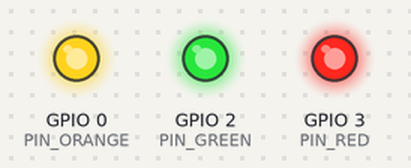
This sketch was run on a simulated ESP8266 (NodeMCU). Shown: output pins drawn as LEDs (lit = HIGH). WiFi joins after 1.5 s; servers stay silent unless stated; no MQTT or app messages arrive unless stated.

Above: at 0.1 s.
At 0.6 s:
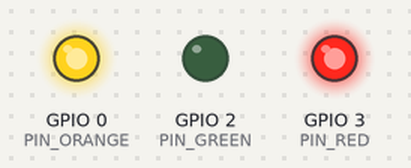
At 1.1 s:
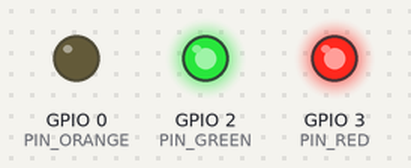
At 1.6 s:
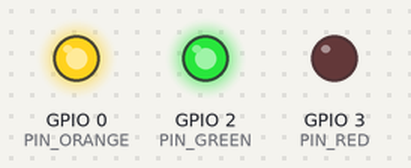
Timing chart, 0 to 3.1 s (numbered marks = the images above):
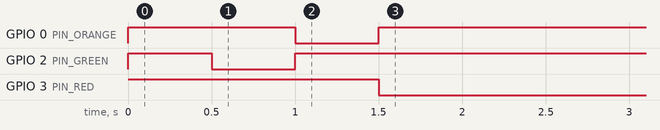

The sketch:

mini_stoplicht.ino
```cpp
#include <ESP8266WiFi.h>        // Wifi library
#include <PubSubClient.h>       // MQTT library

#include <DNSServer.h>            //Local DNS Server used for redirecting all requests to the configuration portal
#include <ESP8266WebServer.h>     //Local WebServer used to serve the configuration portal
#include <WiFiManager.h>          //https://github.com/tzapu/WiFiManager WiFi Configuration Magic
#include <Ticker.h>

Ticker ticker;
WiFiClient wifiClient;               // WiFi
PubSubClient client(wifiClient);     // MQTT

// PINS
const int PIN_RED = 3;
const int PIN_ORANGE = 0;
const int PIN_GREEN = 2;

// MQTT settings
const char* mqtt_server = "?";
const int mqtt_port = 1883;
const char* mqtt_username = "orca";
const char* mqtt_password = "?";
const char* mqtt_client_name = "mini_stoplicht";

// animation intervals
const float startupInterval = 0.5;
const float apInterval = 1;

bool isConnected = false;

void setup() {

  pinMode(PIN_GREEN, OUTPUT);
  pinMode(PIN_ORANGE, OUTPUT);
  pinMode(PIN_RED, OUTPUT);

  updateLights(false, false, false);

  ticker.attach(startupInterval, startupAnimation);

  WiFiManager wifiManager;
  WiFiManagerParameter custom_text("<p>(c) 2019 by <a href=\"maito:hoi@joszuijderwijk.nl\">Jos Zuijderwijk</a></p>");
  wifiManager.addParameter(&custom_text);
  wifiManager.setAPCallback(configModeCallback);

  if (wifiManager.autoConnect("Stoplicht", "haaldoor")){
    isConnected = true;
    ticker.detach();
  }

  // MQTT
  client.setServer(mqtt_server, mqtt_port);
  client.setCallback(callback);
}

void configModeCallback(WiFiManager * wf){
   ticker.detach();
   ticker.attach(apInterval, apAnimation);
}

// Try reconnecting to MQTT broker
void reconnect() {
  // Loop until we're reconnected
  while (!client.connected()) {
    if (client.connect(mqtt_client_name, mqtt_username, mqtt_password, "connection/mini-stoplicht", 0, 1, "0")) {
      // Send Hello World!
      client.publish("connection/mini-stoplicht", "1", 1);
      client.subscribe("vvb/status");
    }
  }
}

// Handle incoming messages
void callback(char* topic, byte* payload, unsigned int len) {

    String msg = ""; // payload
    for (int i = 0; i < len; i++) {
      msg += ((char)payload[i]);
    }

  if ( strcmp(topic, "vvb/status") == 0 ){
    if (msg == "0"){
      updateLights(true, false, false);
    } else if (msg == "1"){
      updateLights(false, true, false);
    } else if (msg == "2"){
      updateLights(false, false, true);
    }
  }
}

int animationCycle = 0;

// connecting to wifi animation
void startupAnimation(){
    if (animationCycle == 0){
      updateLights(false, false, true);
      animationCycle++;
    } else if (animationCycle == 1){
      updateLights(false, true, false);
      animationCycle++;
    } else if (animationCycle == 2){
      updateLights(true, false, false);
      animationCycle++;
    } else if (animationCycle == 3){
      updateLights(false, false, false);
      animationCycle = 0;
    }
}

// access point animation
void apAnimation(){
  if (animationCycle == 0){
    updateLights(true, false, false);
    animationCycle++;
  }else{
    updateLights(false, false, false);
    animationCycle = 0;
  }
}

void updateLights(boolean red, boolean orange, boolean green){
  digitalWrite(PIN_RED, red ? LOW : HIGH);
  digitalWrite(PIN_ORANGE, orange ? LOW : HIGH);
  digitalWrite(PIN_GREEN, green ? LOW : HIGH);
}

void loop() {

    if (!client.connected() && isConnected){
     reconnect();
    }

    client.loop();
}
```
